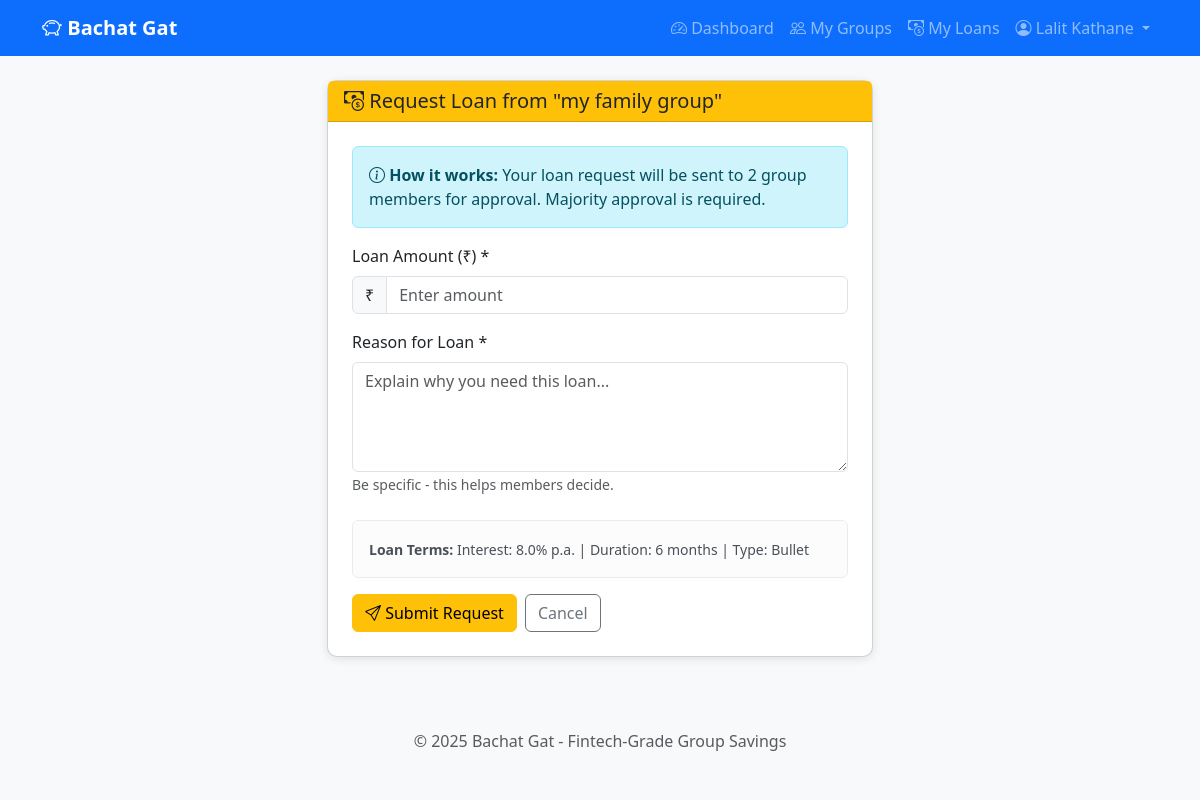
The app's page /groups/1/loans/create (signed in) with its own data.
### app/models.py (models this page shows, shortened)
class User(UserMixin, db.Model):
    __tablename__ = 'users'
    id = db.Column(db.Integer, primary_key=True)
    name = db.Column(db.String(100), nullable=False)
    email = db.Column(db.String(120), unique=True, nullable=False)
    password_hash = db.Column(db.String(256), nullable=False)
    phone = db.Column(db.String(20), nullable=True)
    created_at = db.Column(db.DateTime, default=datetime.utcnow)
    updated_at = db.Column(db.DateTime, default=datetime.utcnow, onupdate=datetime.utcnow)
    groups_created = db.relationship('Group', backref='creator', lazy='dynamic')
    memberships = db.relationship('GroupMember', backref='user', lazy='dynamic',
                                  foreign_keys='GroupMember.user_id')
    loan_requests = db.relationship('LoanRequest', backref='requester', lazy='dynamic',
                                    foreign_keys='LoanRequest.requested_by')
    approvals = db.relationship('LoanApproval', backref='approver', lazy='dynamic')
    contributions = db.relationship('MemberContribution', backref='contributor', lazy='dynamic')
    repayments = db.relationship('LoanRepayment', backref='payer', lazy='dynamic',
                                 foreign_keys='LoanRepayment.paid_by')
    member_ledgers = db.relationship('MemberLedger', backref='member', lazy='dynamic')

class Group(db.Model):
    __tablename__ = 'groups'
    id = db.Column(db.Integer, primary_key=True)
    name = db.Column(db.String(100), nullable=False)
    description = db.Column(db.String(500))
    created_by = db.Column(db.Integer, db.ForeignKey('users.id'), nullable=False)
    default_interest_rate = db.Column(db.Float, default=12.0)  # Annual %
    default_loan_duration_months = db.Column(db.Integer, default=12)
    default_repayment_type = db.Column(db.String(20), default='emi')
    is_active = db.Column(db.Boolean, default=True)
    created_at = db.Column(db.DateTime, default=datetime.utcnow)
    updated_at = db.Column(db.DateTime, default=datetime.utcnow, onupdate=datetime.utcnow)
    members = db.relationship('GroupMember', backref='group', lazy='dynamic',
                              cascade='all, delete-orphan')
    loan_requests = db.relationship('LoanRequest', backref='group', lazy='dynamic',
                                    cascade='all, delete-orphan')
    wallet = db.relationship('GroupWallet', backref='group', uselist=False,
                             cascade='all, delete-orphan')
    def get_active_member_count(self):
        return self.members.filter_by(is_active=True).count()

### app/routes/loans.py (the view, shortened to what this page needs)
@loans_bp.route('/groups/<int:group_id>/loans/create', methods=['GET', 'POST'])
@login_required
def create_loan(group_id):
    group = Group.query.get_or_404(group_id)
    if not is_group_member(current_user.id, group_id):
        flash('You are not a member of this group!', 'danger')
        return redirect(url_for('groups.list_groups'))
    return render_template('loans/create.html', group=group)

### app/__init__.py (called while the page is built)
def create_app():
    app = Flask(__name__)
    app.config.from_object(Config)
    db.init_app(app)
    login_manager.init_app(app)
    from app.models import User
    @login_manager.user_loader
    def load_user(user_id):
        return User.query.get(int(user_id))
    from app.routes.auth import auth_bp
    from app.routes.groups import groups_bp
    from app.routes.loans import loans_bp
    from app.routes.wallet import wallet_bp
    from app.routes.admin import admin_bp  # NEW
    app.register_blueprint(auth_bp)
    app.register_blueprint(groups_bp)
    app.register_blueprint(loans_bp)
    app.register_blueprint(wallet_bp)
    app.register_blueprint(admin_bp)  # NEW
    with app.app_context():
        db.create_all()
        print("✅ Database tables created!")
    return app

### app/services/authorization_service.py (called while the page is built)
def is_group_member(user_id, group_id):
    membership = GroupMember.query.filter_by(
        user_id=user_id,
        group_id=group_id,
        is_active=True
    ).first()
    return membership is not None

### app/templates/loans/create.html (shortened to what this page needs)
{% extends 'base.html' %}
{% block content %}
<div class="row justify-content-center">
    <div class="col-md-6">
        <div class="card">
            <div class="card-header bg-warning text-dark">
                <h5 class="mb-0">
                    <i class="bi bi-cash-coin"></i> Request Loan from "{{ group.name }}"
                </h5>
            </div>
            <div class="card-body p-4">
                <div class="alert alert-info">
                    <i class="bi bi-info-circle"></i>
                    <strong>How it works:</strong> Your loan request will be sent to
                    {{ group.get_active_member_count() - 1 }} group members for approval.
                    Majority approval is required.
                </div>
                <form method="POST" action="{{ url_for('loans.create_loan', group_id=group.id) }}">
                    <div class="mb-3">
                        <label class="form-label">Loan Amount (₹) *</label>
                        <div class="input-group">
                            <span class="input-group-text">₹</span>
                            <input type="number" name="amount" class="form-control"
                                   placeholder="Enter amount" min="1" step="0.01" required>
                        </div>
                    </div>
                    <div class="mb-4">
                        <label class="form-label">Reason for Loan *</label>
                        <textarea name="reason" class="form-control" rows="4"
                                  placeholder="Explain why you need this loan..." required></textarea>
                        <small class="text-muted">Be specific - this helps members decide.</small>
                    </div>
                    <div class="alert alert-light">
                        <small>
                            <strong>Loan Terms:</strong>
                            Interest: {{ group.default_interest_rate }}% p.a. |
                            Duration: {{ group.default_loan_duration_months }} months |
                            Type: {{ 'EMI' if group.default_repayment_type == 'emi' else 'Bullet' }}
                        </small>
                    </div>
                    <div class="d-flex gap-2">
                        <button type="submit" class="btn btn-warning">
                            <i class="bi bi-send"></i> Submit Request
                        </button>
                        <a href="{{ url_for('groups.view_group', group_id=group.id) }}"
                           class="btn btn-outline-secondary">
                            Cancel
                        </a>
                    </div>
                </form>
            </div>
        </div>
    </div>
</div>
{% endblock %}

### app/templates/base.html (shortened to what this page needs)
<!DOCTYPE html>
<html lang="en">
<head>
    <link href="https://cdn.jsdelivr.net/npm/bootstrap@5.3.0/dist/css/bootstrap.min.css" rel="stylesheet">
    <link href="https://cdn.jsdelivr.net/npm/bootstrap-icons@1.10.0/font/bootstrap-icons.css" rel="stylesheet">
</head>
<body>
    <nav class="navbar navbar-expand-lg navbar-dark bg-primary">
        <div class="container">
            <a class="navbar-brand" href="{{ url_for('auth.home') }}">
                <i class="bi bi-piggy-bank"></i> Bachat Gat
            </a>
            <div class="collapse navbar-collapse" id="navbarNav">
                <ul class="navbar-nav ms-auto">
                    {% if current_user.is_authenticated %}
                        <li class="nav-item">
                            <a class="nav-link" href="{{ url_for('auth.dashboard') }}">
                                <i class="bi bi-speedometer2"></i> Dashboard
                            </a>
                        </li>
                        <li class="nav-item">
                            <a class="nav-link" href="{{ url_for('groups.list_groups') }}">
                                <i class="bi bi-people"></i> My Groups
                            </a>
                        </li>
                        <li class="nav-item position-relative">
                            <a class="nav-link" href="{{ url_for('loans.my_loans') }}">
                                <i class="bi bi-cash-coin"></i> My Loans
                            </a>
                        </li>
                        <li class="nav-item dropdown">
                            <a class="nav-link dropdown-toggle" href="#" id="userDropdown"
                               role="button" data-bs-toggle="dropdown">
                                <i class="bi bi-person-circle"></i> {{ current_user.name }}
                            </a>
                        </li>
                    {% endif %}
                </ul>
            </div>
        </div>
    </nav>
    <main class="container mt-4 mb-5">
        {% block content %}{% endblock %}
    </main>
    <footer class="text-center py-4 mt-5 bg-light">
        <p class="text-muted mb-0">&copy; 2025 Bachat Gat - Fintech-Grade Group Savings</p>
    </footer>
</body>
</html>

### app/templates/base.html (style rules this page uses)
body { background-color: #f8f9fa; }
.navbar-brand { font-weight: bold; }
.card { box-shadow: 0 2px 10px rgba(0,0,0,0.1); border-radius: 10px; }

### records on screen
User: name "Lalit Kathane"
Group: name "my family group", default_interest_rate "8.0", default_loan_duration_months "6", default_repayment_type "Bullet"

### other values on screen
{{ group.get_active_member_count() - 1 }} "2"
